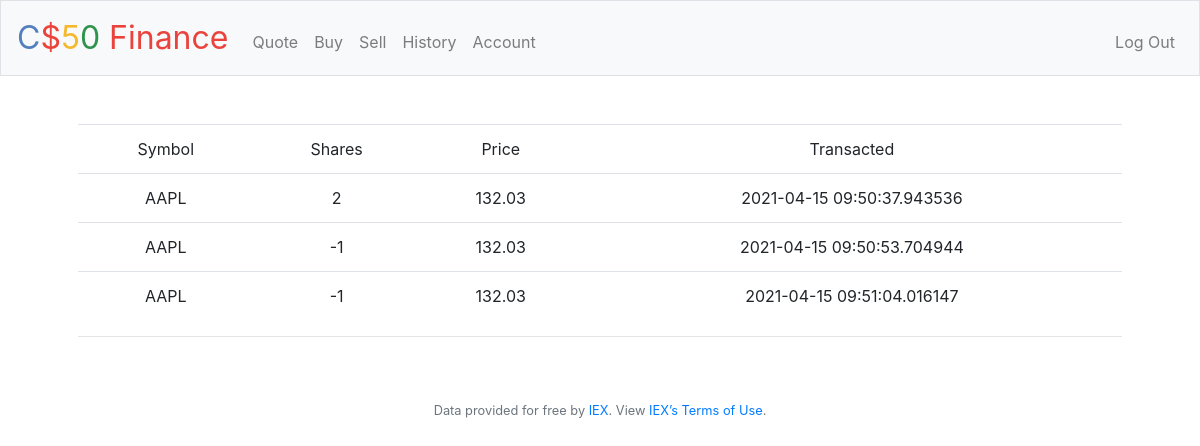
The app's page /history (signed in) with its own data.
### tables this page shows
CREATE TABLE history (
id integer primary key autoincrement,
user TEXT NOT NULL,
user_pk int NOT NULL,
timestamp TEXT NOT NULL,
symbol TEXT NOT NULL,
delta_shares int NOT NULL,
price_share REAL NOT NULL
);

### application.py (the view)
@app.route("/history")
@login_required
def history():
    transactions = db.execute("SELECT * FROM history WHERE user_pk=?", session.get("user_id"))
    return render_template("history.html", trans=transactions)

### application.py (called while the page is built)
@app.after_request
def after_request(response):
    response.headers["Cache-Control"] = "no-cache, no-store, must-revalidate"
    response.headers["Expires"] = 0
    response.headers["Pragma"] = "no-cache"
    return response

### helpers.py (called while the page is built)
def login_required(f):
    @wraps(f)
    def decorated_function(*args, **kwargs):
        if session.get("user_id") is None:
            return redirect("/login")
        return f(*args, **kwargs)
    return decorated_function

### templates/history.html (shortened to what this page needs)
{% extends "layout.html" %}
{% block main %}
    <form action="/history" method="get">
    <div class="table-hover">
        <table class="table">
            <thead>
                <td scope="col">Symbol</td>
                <td scope="col">Shares</td>
                <td scope="col">Price</td>
                <td scope="col">Transacted</td>
            </thead>
            <tbody>
                {% for tran in trans %}
                <tr>
                        <td>{{ tran.symbol }}</td>
                        <td>{{ tran.delta_shares }}</td>
                        <td>{{ tran.price_share }}</td>
                        <td>{{ tran.timestamp }}</td>
                </tr>
                {% endfor %}
            </tbody>
        </table>
    </div>
    </form>
    <hr>
{% endblock %}

### records on screen
history: symbol "AAPL", delta_shares "2", price_share "132.03", timestamp "2021-04-15 09:50:37.943536"
history: symbol "AAPL", delta_shares "-1", price_share "132.03", timestamp "2021-04-15 09:50:53.704944"
history: symbol "AAPL", delta_shares "-1", price_share "132.03", timestamp "2021-04-15 09:51:04.016147"
